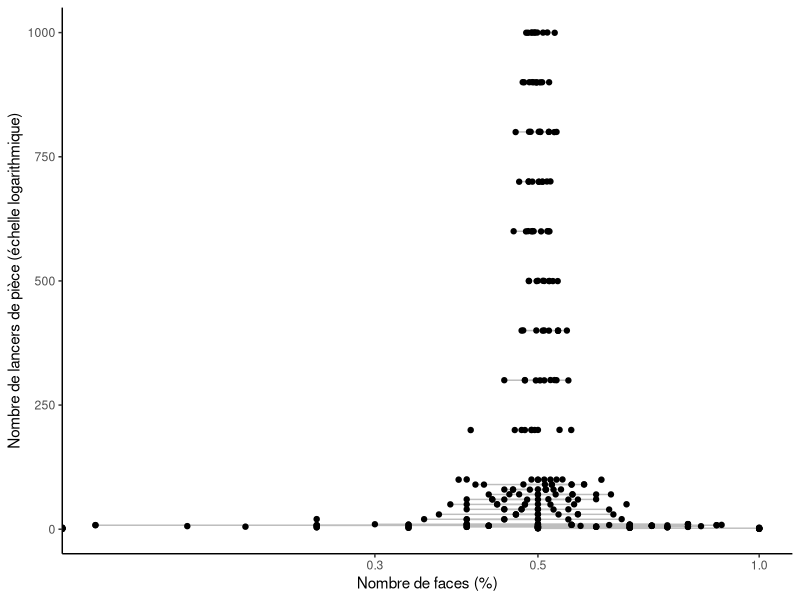
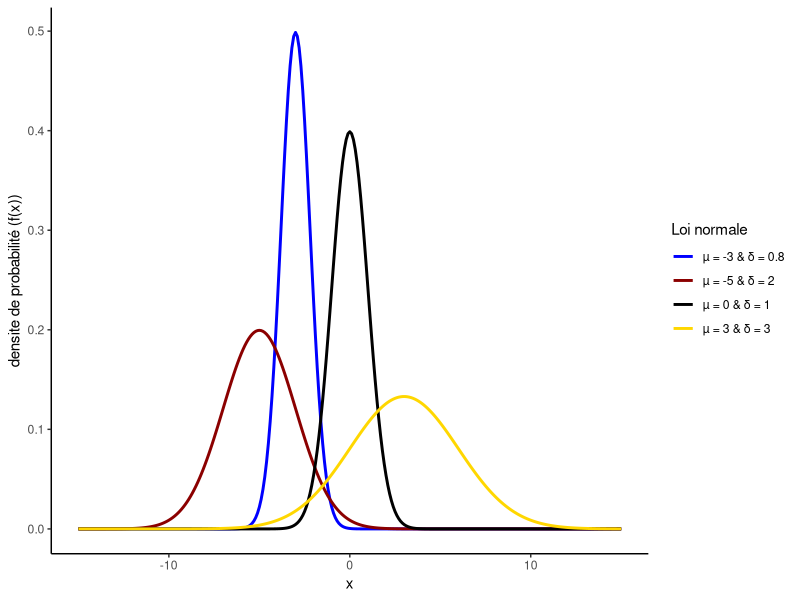
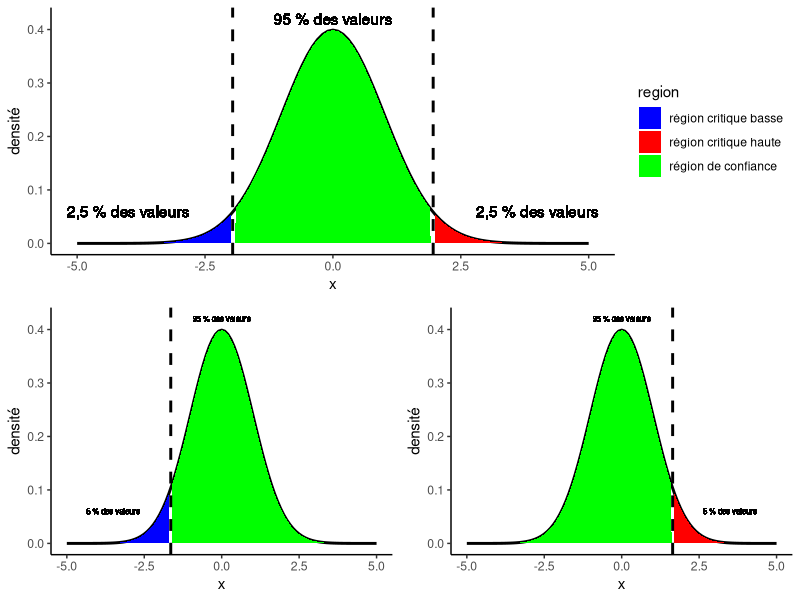
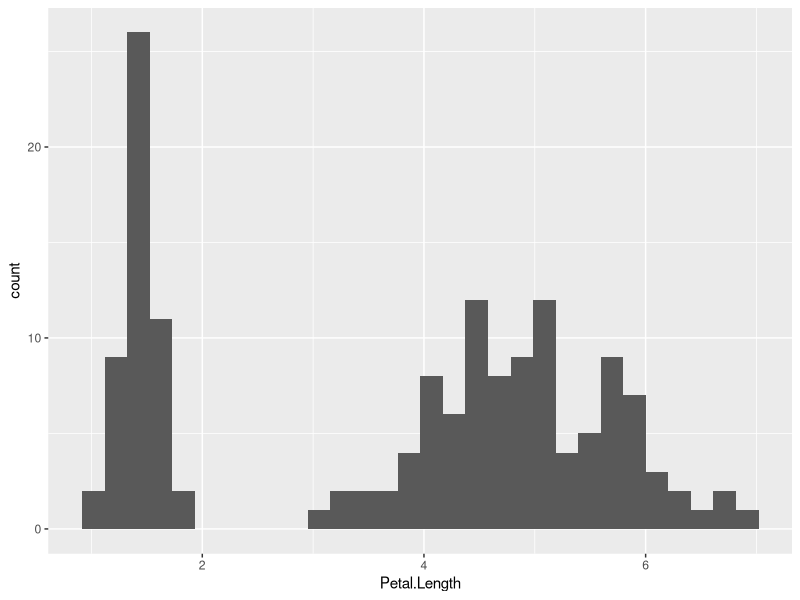
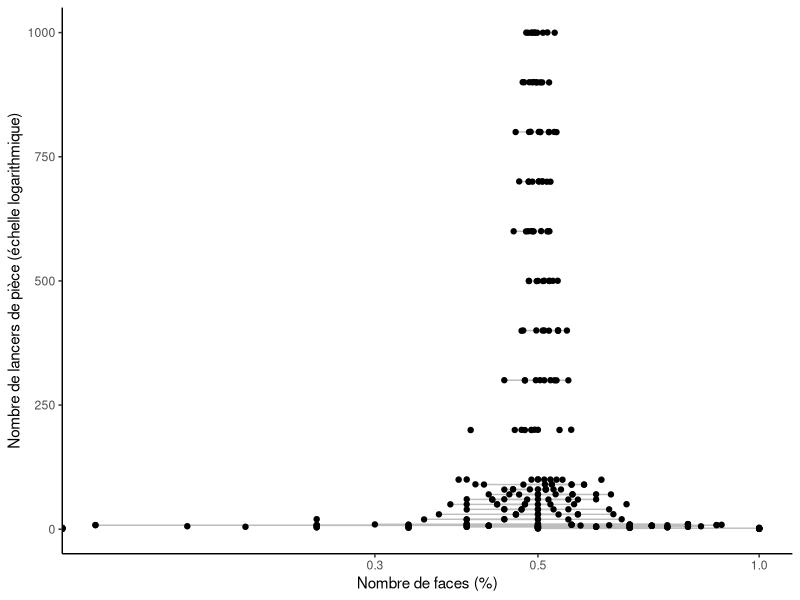
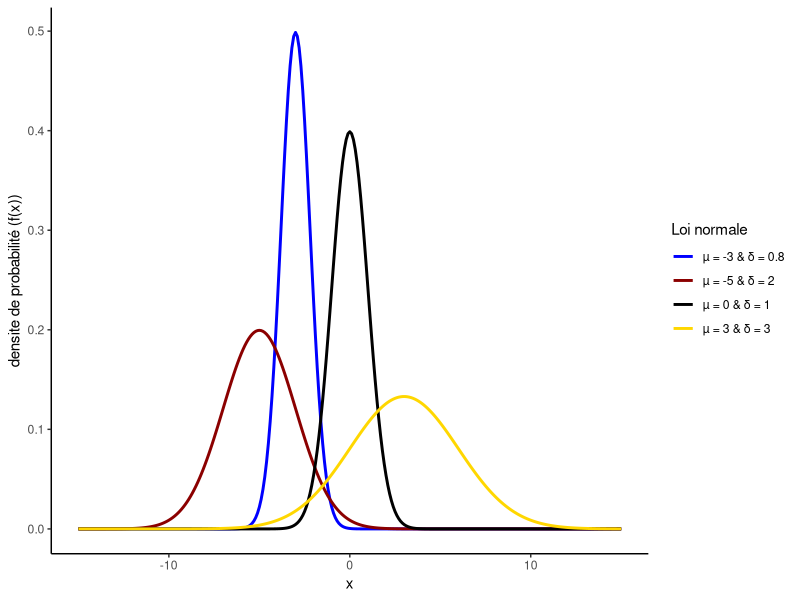

Generate these figures, in order, with R: (Note: this script raises an error after producing the figures.)
## ---- chunk 1
knitr::opts_chunk$set(echo = TRUE, warning = FALSE, message = FALSE)

library(tidyverse)

# fixe la graine à 105
set.seed(105)

## ---- chunk 2
# création d'un vecteur contenant le nombre de lancers
nb_lancers <- c(
  1:9, # 1, 2, 3... 9
  seq(from = 10, to = 100, by = 10), # 10, 20... 100
  seq(from = 200, to = 1000, by = 100) # 200, 300... 1000
)

# 10 simulations pour chaque valeurs de nb_lancers de pièces
purrr::map(
  c(1:10),
  ~ bind_rows(
    bind_cols(
      nb_lancers = nb_lancers,
      nb_lancers %>% 
        purrr::map(
          ~ rbinom(.x, 1, 0.5)
        ) %>% 
        purrr::map(sum) %>% 
        purrr::map(as_tibble) %>% 
        bind_rows() %>% 
        rename(nb_faces = value)
    )
  )
) %>% 
  bind_rows() %>% # mise en commun des lignes
  mutate(
    pourcentage_face = nb_faces /nb_lancers # calcul du pourcentage de réussites
  ) %>% # création du graphique
  ggplot() + 
  aes(y = nb_lancers, x = pourcentage_face, group = nb_lancers) +
  geom_boxplot(color = "grey") + # ajout des boîtes à moustaches
  geom_jitter() + # ajout des points
  scale_x_log10() + # choix d'une échelle logarthmique
  theme_classic() +
  labs(
    y = "Nombre de lancers de pièce (échelle logarithmique)",
    x = "Nombre de faces (%)"
  )

ggsave("img/lancer_des.png")

## ---- chunk 3

# choix de l'intervalle de représentation
intervalle <- seq(-15, 15, 0.1)

# loi normale de paramètres µ égale à -5, -3, 0 ou 3 et σ égale à 2, 0.8, 1 ou 3
tibble(
  loi_normale = 
    rep(
      c(
        "µ = 0 & \U03B4 = 1", 
        "µ = 3 & \U03B4 = 3", 
        "µ = -3 & \U03B4 = 0.8", 
        "µ = -5 & \U03B4 = 2"
      ), 
      each = length(intervalle)
    ),
  x = rep(intervalle, 4),
  densite = 
    c(
      dnorm(intervalle, mean = 0, sd = 1),
      dnorm(intervalle, mean = 3, sd = 3),
      dnorm(intervalle, mean = -3, sd = 0.8),
      dnorm(intervalle, mean = -5, sd = 2))
) %>% 
  ggplot() +
  aes(x = x, y = densite, color = loi_normale) +
  geom_line(size = 1) +
  theme_classic() +
  scale_color_manual(values = c("blue", "dark red", "black", "gold")) +
  ylab("densite de probabilité (f(x))") +
  labs(color = "Loi normale")

ggsave("img/loi_normale.png")

## ---- chunk 4

# choix de l'intervalle de représentation
intervalle <- seq(-5, 5, 0.1)

# test bilatéral
bilateral <- tibble(
  x = intervalle,
  "densité" = dnorm(intervalle, mean = 0, sd = 1),
  region = 
    case_when(
      x < qnorm(0.025) ~ "région critique basse",
      x < qnorm(0.975) ~ "région de confiance",
      TRUE ~ "région critique haute"
    )
) %>% 
  ggplot() +
  aes(x = x, y = `densité`) +
  geom_line(size = 1) +
  geom_area(aes(fill = region)) +
  scale_fill_manual(values = c("blue", "red", "green")) +
  geom_vline(xintercept = qnorm(0.025), size = 1, linetype = "dashed") + 
  geom_vline(xintercept = qnorm(0.975), size = 1, linetype = "dashed") + 
  geom_text(aes(x = -4, y = 0.06, label = "2,5 % des valeurs")) +
  geom_text(aes(x = 4, y = 0.06, label = "2,5 % des valeurs")) +
  geom_text(aes(x = 0, y = 0.42, label = "95 % des valeurs")) +
  theme_classic()

# test unilatéral à gauche
unilateral_gauche <- tibble(
  x = intervalle,
  "densité" = dnorm(intervalle, mean = 0, sd = 1),
  region = 
    case_when(
      x < qnorm(0.05) ~ "région critique basse",
      TRUE ~ "région de confiance"
    )
) %>% 
  ggplot() +
  aes(x = x, y = `densité`) +
  geom_line(size = 1) +
  geom_area(aes(fill = region)) +
  scale_fill_manual(values = c("blue", "green")) +
  geom_vline(xintercept = qnorm(0.05), size = 1, linetype = "dashed") + 
  geom_text(aes(x = -3.5, y = 0.06, label = "5 % des valeurs"), size = 2) +
  geom_text(aes(x = 0, y = 0.42, label = "95 % des valeurs"), size = 2) +
  theme_classic() +
  theme(legend.position = "none")

# test unilatéral à droite
unilateral_droit <- tibble(
  x = intervalle,
  "densité" = dnorm(intervalle, mean = 0, sd = 1),
  region = 
    case_when(
      x > qnorm(0.95) ~ "région critique haute",
      TRUE ~ "région de confiance"
    )
) %>% 
  ggplot() +
  
  aes(x = x, y = `densité`) +
  geom_line(size = 1) +
  geom_area(aes(fill = region)) +
  scale_fill_manual(values = c("red", "green")) +
  geom_vline(xintercept = qnorm(0.95), size = 1, linetype = "dashed") + 
  geom_text(aes(x = 3.5, y = 0.06, label = "5 % des valeurs"), size = 2) +
  geom_text(aes(x = 0, y = 0.42, label = "95 % des valeurs"), size = 2) +
  theme_classic() +
  theme(legend.position = "none")

library(cowplot)
ggdraw() +
  draw_plot(bilateral, 0, .5, 1, .5) +
  draw_plot(unilateral_gauche, 0, 0, .5, .5) +
  draw_plot(unilateral_droit, .5, 0, .5, .5)

## ---- chunk 5

iris %>% View()

iris %>% 
  ggplot() +
  aes(x = Petal.Length) +
  geom_histogram()

## ---- chunk 6

shapiro.test(rnorm(n = 6000, mean = 5, sd = 3))

shapiro.test(
  iris$Petal.Length
)

ggplot(iris) +
  aes(x = Petal.Length, fill = Species) +
  geom_histogram(bins = 35)

shapiro.test((iris %>% filter(Species == "setosa"))$Petal.Length)

shapiro.test((iris %>% filter(Species == "versicolor"))$Petal.Length)

iris %>% 
  filter(Species == "setosa") %>% 
  ggplot(aes(x = Petal.Length)) +
  geom_histogram()

iris %>% 
  filter(Species == "versicolor") %>% 
  ggplot(aes(x = Petal.Length)) +
  geom_histogram()

## ---- chunk 7
iris %>%
  ggplot() +
  aes(sample = Petal.Length) +
  geom_qq() +
  geom_qq_line(color = "dark red", size = 1) +
  theme_classic()

iris %>%
  filter(Species == "setosa") %>% 
  ggplot() +
  aes(sample = Petal.Length) +
  geom_qq() +
  geom_qq_line(color = "dark red", size = 1) +
  theme_classic()

iris %>% 
  filter(Species == "versicolor") %>% 
  ggplot() +
  aes(sample = Petal.Length) +
  geom_qq() +
  geom_qq_line() +
  theme_classic()

